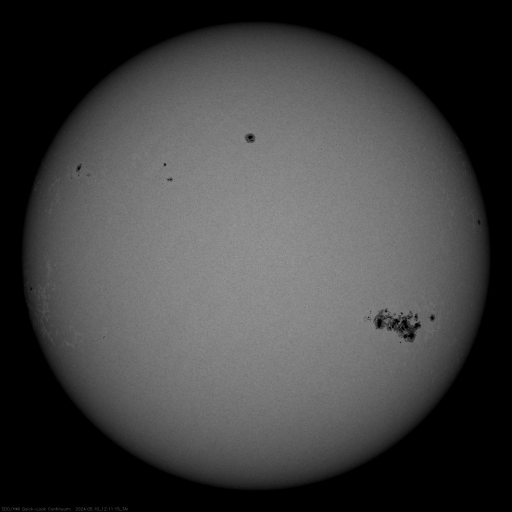
#> input picture design/v19/home-sun/round-2/src/20240510_121038_1024_HMII.jpg, 1024 x 1024 px (shown at 1/2 size); its folder holds 5 pictures in this run
$ python sun.py
#> lines starting #> are read from the running program, lines starting #| are printed output that depends on the picture; after the words box and inside, x2 and y2 are one past the last pixel; in counts of white or black regions, pixels touching at a corner belong together
#!/usr/bin/env python3
"""
The dial's sun, rendered once, here, into pictures — the way orbit-site's
tools/planets.py renders the door's planets: from real maps, supersampled,
lit in linear light, tone-mapped with the same film shoulder, the light
beyond the disc carried as alpha so it adds over the sky.

Three directions, three renderers (one of each per pack):

  photosphere  the Sun in white light: SDO/HMI's intensitygram of
               2024-05-10 12:10 UTC (sunspot group AR 3664 on the disc,
               the one that lit the May 2024 aurorae), its own limb
               darkening and spots; a thin chromosphere at the rim; the
               K-corona as a separate layer the page turns slowly.
  chromosphere the Sun in the light of helium: SDO/AIA 304 Å, three frames
               an hour apart (12:08, 13:07, 14:09 UTC), prominences kept
               beyond the limb; the page cross-fades them, so the sun's
               motion is the Sun's own.
  furnace      no photograph: a physically-based model (Pierce–Slaughter
               limb darkening, convective granulation, spots, faculae,
               chromosphere, streamer corona) written so the page's live
               shader draws the same thing, moving; this still is its
               reduced-motion and no-WebGL face.

Sources (NASA/SDO and the AIA and HMI science teams; NASA imagery is in
the public domain, credit requested):
  https://sdo.gsfc.nasa.gov/assets/img/browse/2024/05/10/20240510_121038_1024_HMII.jpg
  https://sdo.gsfc.nasa.gov/assets/img/browse/2024/05/10/20240510_120854_1024_0304.jpg
  https://sdo.gsfc.nasa.gov/assets/img/browse/2024/05/10/20240510_130730_1024_0304.jpg
  https://sdo.gsfc.nasa.gov/assets/img/browse/2024/05/10/20240510_140930_1024_0304.jpg
  https://sdo.gsfc.nasa.gov/assets/img/browse/2024/05/10/20240510_120710_1024_0171.jpg
  (kept in src/; the script reads them from there)

  python3 sun.py   → img/<direction>-<pack>[-<layer>].webp
"""
import numpy as np
from PIL import Image
from pathlib import Path
from scipy.ndimage import gaussian_filter

ROOT = Path(__file__).resolve().parent
SRC = ROOT / "src"
OUT = ROOT / "img"
OUT.mkdir(exist_ok=True)

S = 320          # the picture's side, px
RP = 36          # the disc's radius in it, px  (the page sizes the picture at S / (2 RP) times the disc)
SS = 3           # supersampling

# ── colour ───────────────────────────────────────────────────────────────
def hexc(h):
    h = h.lstrip("#"); return np.array([int(h[i:i + 2], 16) / 255 for i in (0, 2, 4)], np.float32)
def srgb_to_lin(c): return np.where(c <= 0.04045, c / 12.92, ((c + 0.055) / 1.055) ** 2.4)
def lin_to_srgb(c): return np.where(c <= 0.0031308, c * 12.92, 1.055 * np.power(np.maximum(c, 0), 1 / 2.4) - 0.055)
def lin(h): return srgb_to_lin(hexc(h))
def mix(a, b, t): t = np.asarray(t, np.float32)[..., None]; return a * (1 - t) + b * t

# the packs' suns: the tokens (--sun-core, --sun) and the deeper stops a photograph needs
PACKS = {
    "starchart": dict(light=False, core="#fff6e6", mid="#ffe9c4", limb="#f2b64a", rim="#ff6e3a",
                      corona=("#fff3dc", "#d8b45a", "#8a6cc0"), bloom="#ffe9c4", expo=1.05,
                      chromo=("#b86a14", "#f0b429", "#fff3dc")),
    "dawn": dict(light=True, core="#f3b060", mid="#e18a34", limb="#a8420c", rim="#7e2c0a",
                 haze="#eda253", expo=1.0, chromo=("#8e3408", "#dc8630", "#f3b060")),
    "retrograde": dict(light=False, core="#fff0fb", mid="#ff4fd8", limb="#c81e96", rim="#4fe3ff",
                       corona=("#ffd9f5", "#ff4fd8", "#6a3cff"), bloom="#ff4fd8", expo=1.05,
                       chromo=("#7a1060", "#ff4fd8", "#fff0fb")),
}

# ── the frame ────────────────────────────────────────────────────────────
n = S * SS
ys, xs = np.mgrid[0:n, 0:n].astype(np.float32)
X = ((xs + 0.5) / SS - S / 2) / RP; Y = ((ys + 0.5) / SS - S / 2) / RP     # in disc radii
R2 = X * X + Y * Y; Rr = np.sqrt(R2)
HIT = R2 < 1.0
MU = np.sqrt(np.maximum(0.0, 1.0 - R2))                                     # cos of the angle from the disc centre
ANG = np.arctan2(Y, X)
# the limb, smoothed: a pixel the edge passes through is covered by how much of it is inside
px = 1.0 / (RP * SS)
COVER = np.clip((1.0 - Rr) / px + 0.5, 0, 1)

# ── noise (the shader has the same: value noise, three octaves) ───────────
def hash3(ix, iy, iz):
    v = np.sin(ix * 127.1 + iy * 311.7 + iz * 74.7) * 43758.5453
    return v - np.floor(v)
# [7 lines left out: function vnoise, not called in this run]
def smoothstep(a, b, x): t = np.clip((x - a) / (b - a), 0, 1); return t * t * (3 - 2 * t)

# ── the sources ──────────────────────────────────────────────────────────
def load_disc(name, cx, cy, rs):
    """an SDO browse image as a field over the frame: (x, y) in disc radii → the pixel there"""
#> called with name = '20240510_121038_1024_HMII.jpg', cx = 511, cy = 511, rs = 463
    im = np.asarray(Image.open(SRC / name).convert("RGB"), np.float32) / 255.0
    h, w = im.shape[:2]
#> h = 1024; w = 1024
    u = cx + X * rs; v = cy + Y * rs
    x0 = np.clip(np.floor(u).astype(int), 0, w - 2); y0 = np.clip(np.floor(v).astype(int), 0, h - 2)
#> after `x0 = np.clip(np.floor(u).astype(int), 0, w - 2)`:
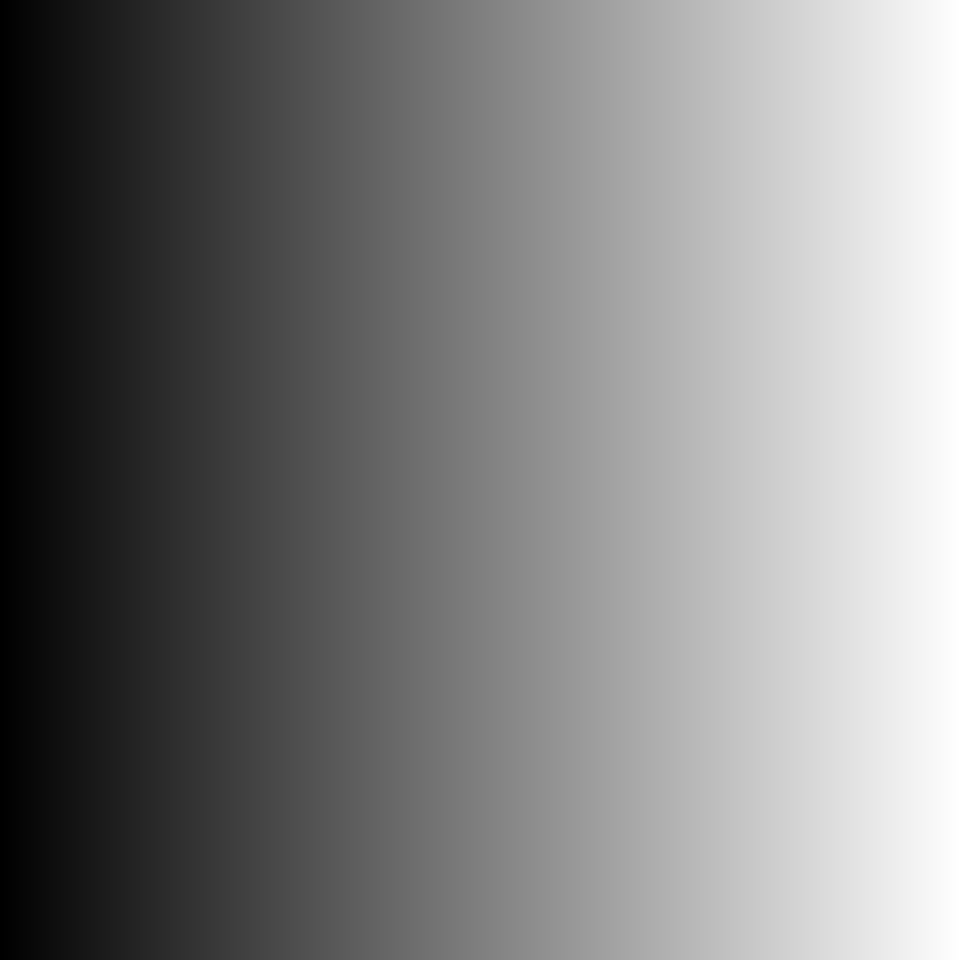
#> u: shape (960, 960) float32; min -1544.6, max 2566.6, mean 511; drawn with min black and max white
#> after `y0 = np.clip(np.floor(v).astype(int), 0, h - 2)`:
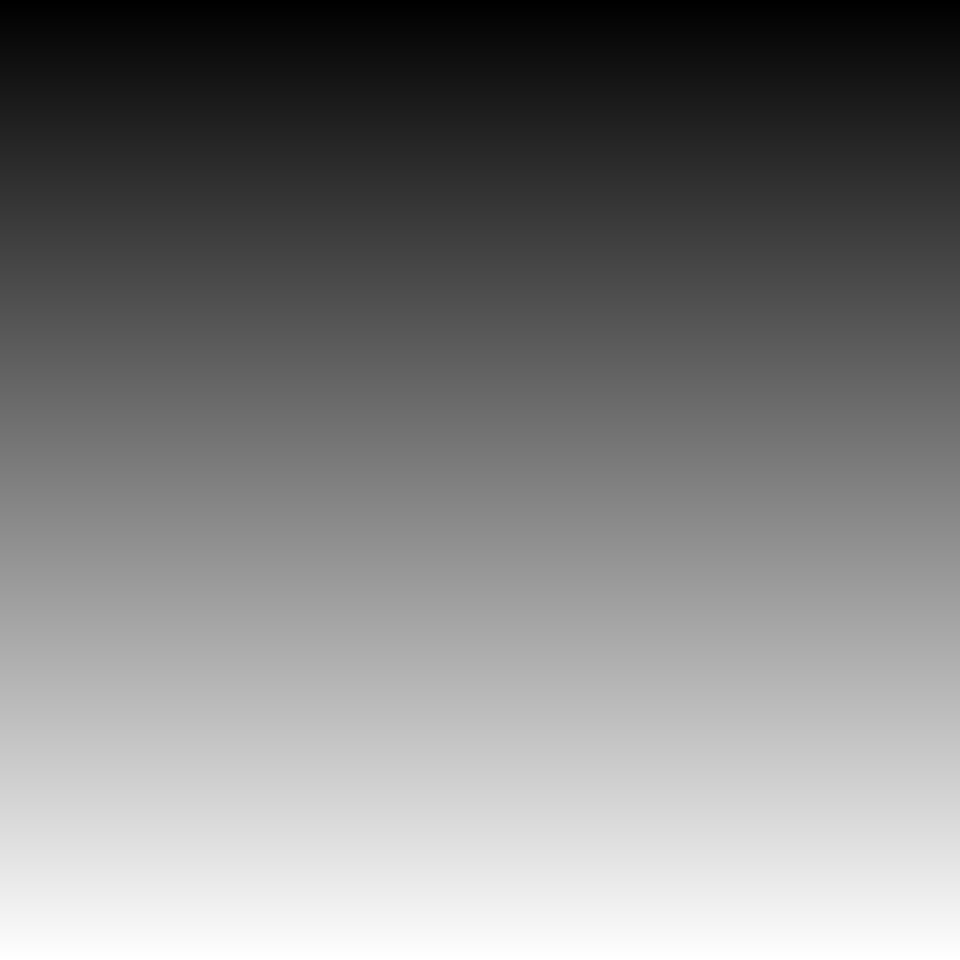
#> v: shape (960, 960) float32; min -1544.6, max 2566.6, mean 511; drawn with min black and max white
    fx = np.clip(u - x0, 0, 1)[..., None]; fy = np.clip(v - y0, 0, 1)[..., None]
    out = (im[y0, x0] * (1 - fx) + im[y0, x0 + 1] * fx) * (1 - fy) + (im[y0 + 1, x0] * (1 - fx) + im[y0 + 1, x0 + 1] * fx) * fy
    inside = (u >= 0) & (u < w - 1) & (v >= 0) & (v < h - 1)
    return out * inside[..., None]

# ── the light beyond the disc ────────────────────────────────────────────
# [19 lines left out: functions corona, bloom_of, not called in this run]

def film(rgb):
    return 1 - np.exp(-rgb * 1.6)

def write(name, rgb, a=None, light=False):
    """dark packs: light is carried as alpha (planets.py). light packs: a plain RGBA over paper."""
    if not light:
        rgb = film(rgb)
        lum = rgb.max(-1)
        a_out = np.maximum(a if a is not None else 0, np.clip(lum, 0, 1))
        rgb = rgb / np.maximum(a_out[..., None], 1e-4)
    else:
        a_out = a
    out = np.concatenate([lin_to_srgb(np.clip(rgb, 0, 1)), np.clip(a_out, 0, 1)[..., None]], -1)
    img = Image.fromarray((np.clip(out, 0, 1) * 255 + 0.5).astype(np.uint8), "RGBA").resize((S, S), Image.LANCZOS)
    path = OUT / f"{name}.webp"
    img.save(path, "WEBP", quality=86, method=6)
    print(f"wrote {path.relative_to(ROOT)}  {path.stat().st_size} B")

def tint(P, I, key=None):
    """the disc's colour by its brightness: limb → mid → core"""
    limb, mid, core = (lin(h) for h in (P[key] if key else (P["limb"], P["mid"], P["core"])))
    return mix(mix(limb, mid, smoothstep(0.15, 0.85, I)), core, smoothstep(0.7, 1.15, I))

def rim(P, width=0.03, k=1.0):
    """the chromosphere: a thin ring of its own colour just beyond the limb"""
    return lin(P["rim"]) * (np.exp(-((Rr - 1.0) / width) ** 2) * k * (1 - COVER))[..., None]

# ═════════════════════════════════════════════════════════════════════════
def photosphere(pack, P):
    hmi = load_disc("20240510_121038_1024_HMII.jpg", 511.0, 511.0, 463.0)[..., 0]
    centre = np.median(hmi[Rr < 0.15])
#> centre = 0.55
    I = np.clip(hmi / centre, 0, 1.3)                          # the Sun's own limb darkening and spots
    I = np.where(HIT, I, 0)
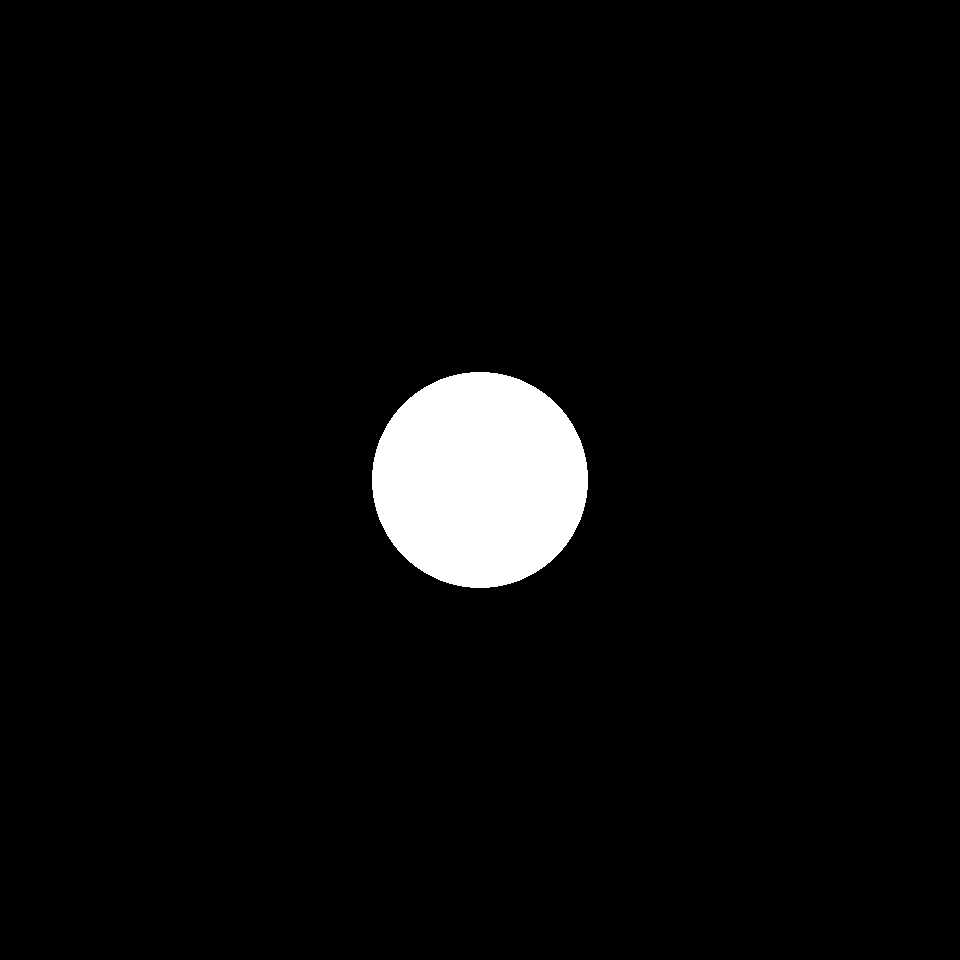
#> HIT: shape (960, 960) bool; 4% white; 1 white region, box (x1, y1, x2, y2) and area: (372, 372, 588, 588) 36624
    # a touch more contrast in the spots and faculae than the jpeg kept
    I = I ** 2.2
    if P["light"]:
        # the sunrise sun: air-reddened, no corona, a warm haze on the paper. The disc keeps a low ember
        # at its heart (design/v19/home.html:150) so the mark holds against the pale ground.
        col = tint(P, I * 0.92)
        a = COVER
        rimk = np.exp(-((Rr - 1.0) / 0.035) ** 2) * (1 - COVER) * 0.9
        haze = lin(P["haze"])
        h = np.maximum(Rr - 1.0, 0)
        ha = (0.62 * np.exp(-h / 0.32) + 0.30 * np.exp(-h / 1.4)) * (1 - COVER) * smoothstep(4.4, 2.8, Rr)
        rgb = col * a[..., None] + lin(P["rim"]) * rimk[..., None] + haze * ((1 - rimk) * ha)[..., None]
        a_all = np.clip(a + rimk + (1 - rimk) * ha, 0, 1)
        rgb = rgb / np.maximum(a_all[..., None], 1e-4)
        write(f"photosphere-{pack}", rgb, a_all, light=True)
        write(f"photosphere-{pack}-corona", np.zeros_like(rgb), np.zeros_like(a_all), light=True)
        return
    disc = tint(P, I) * (I * P["expo"])[..., None] * COVER[..., None]
#> in mix, `return a * (1 - t) + b * t`:
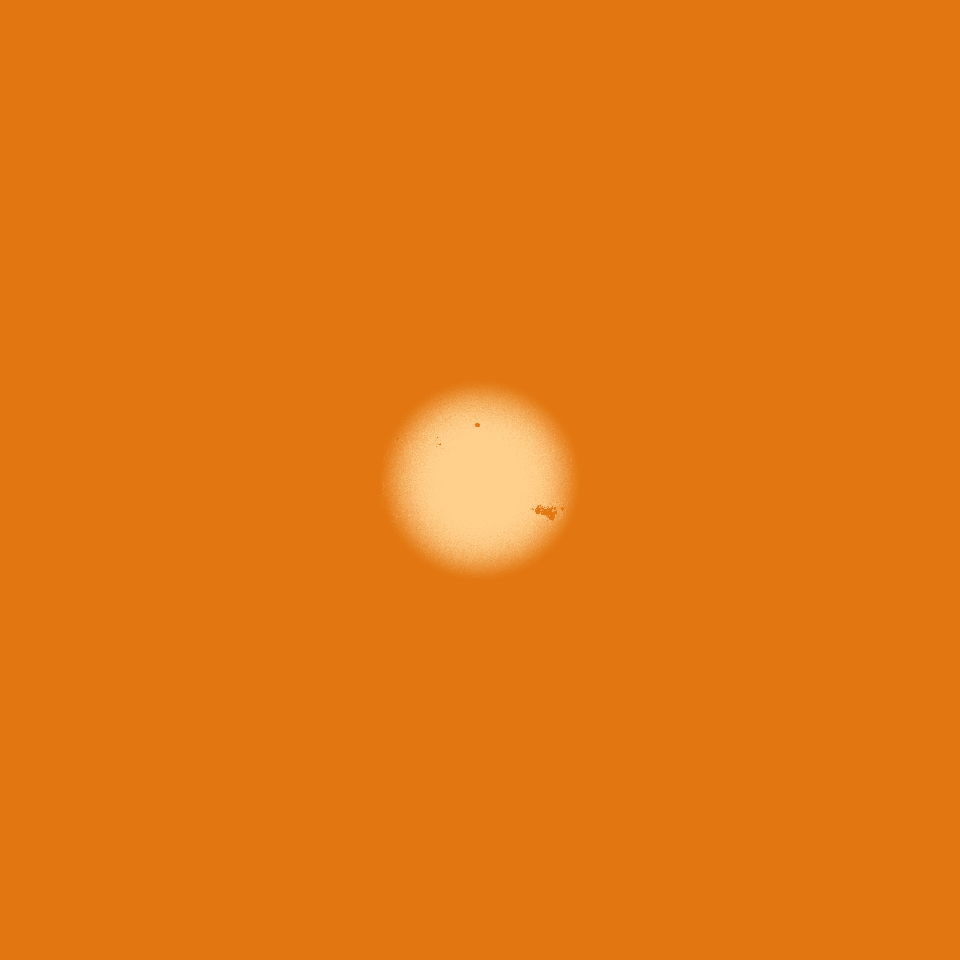
#> returned value: shape (960, 960, 3) float32; mean of channels 0, 1, 2 0.883, 0.476, 0.0801; drawn as R, G, B
    disc_rgb = disc + rim(P, 0.02, 0.9)
    write(f"photosphere-{pack}", disc_rgb, COVER)
#> in write, `out = np.concatenate([lin_to_srgb(np.clip(rgb, 0, 1)), np.clip(a_out, ..`:
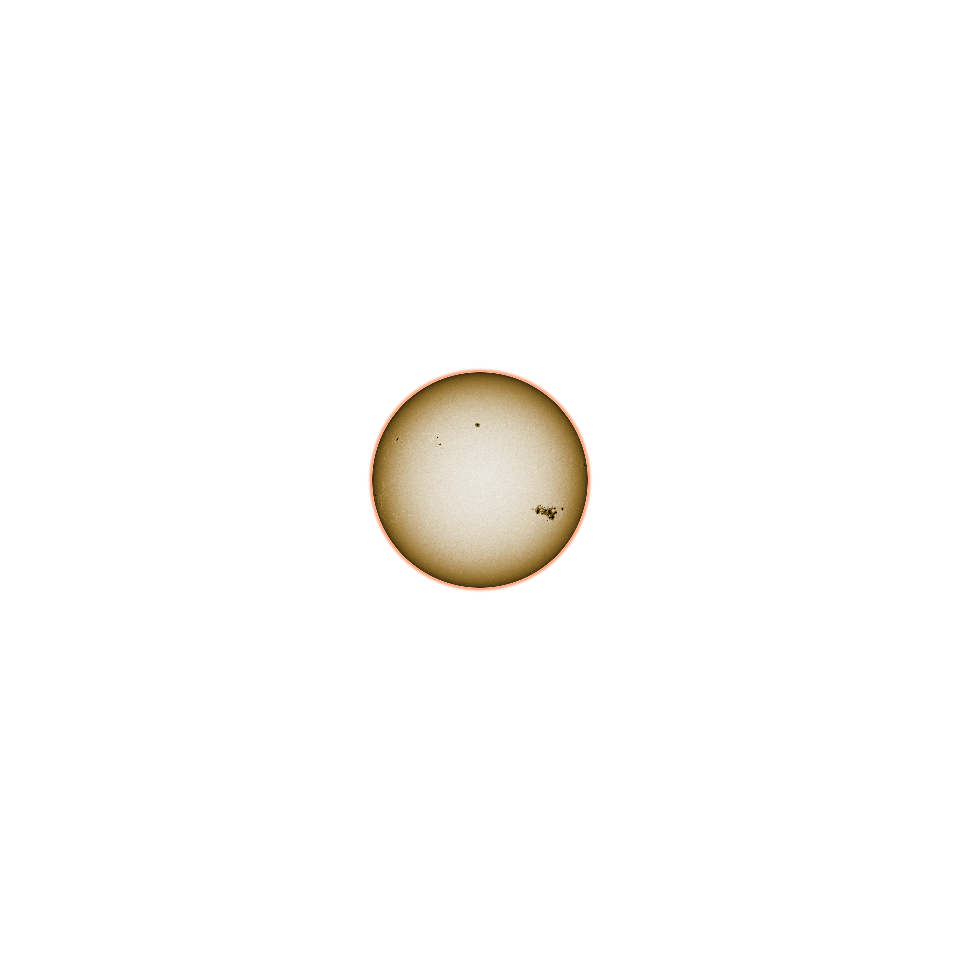
#> out: shape (960, 960, 4) float64; mean of channels 0, 1, 2, 3 0.035, 0.029, 0.0221, 0.041; transparent parts drawn white
    cor = corona(P, seed=1.7) * 1.1 + bloom_of(disc)
    cor = cor * (1 - COVER)[..., None]                          # the page lays this under the disc
    write(f"photosphere-{pack}-corona", cor, np.zeros_like(COVER))

# [63 lines left out: functions chromosphere, furnace, not called in this run]

if __name__ == "__main__":
    for pack, P in PACKS.items():
#> (the run stopped early here; a loop or call above may not have finished)
